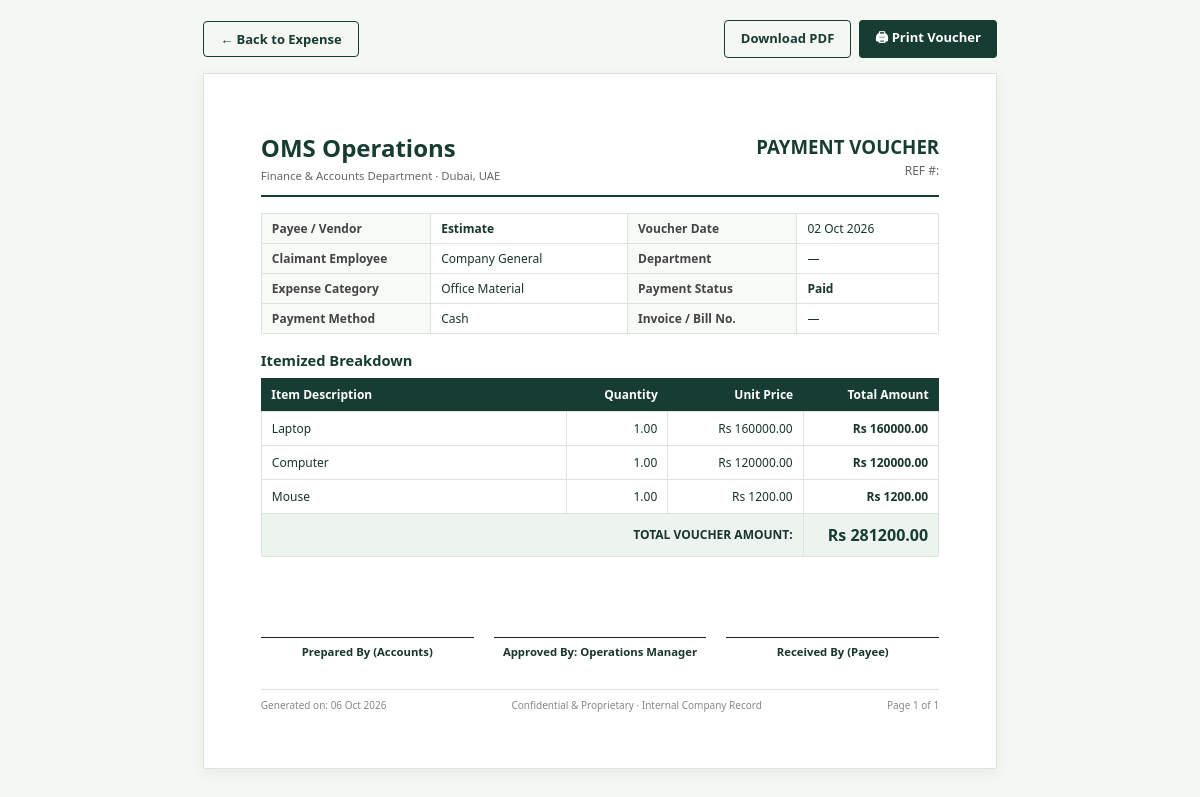
Screenshot of /expenses/1/print/ (signed in) with the database file from the repository.
### frontend/models.py (models this page shows, shortened)
class ExpenseRecord(models.Model):
    class Status(models.TextChoices):
        DRAFT = "draft", "Draft"
        SUBMITTED = "submitted", "Submitted"
        PENDING = "pending", "Pending Approval"
        APPROVED = "approved", "Approved"
        REJECTED = "rejected", "Rejected"
        PAID = "paid", "Paid"
        CANCELLED = "cancelled", "Cancelled"
        UNPAID = "unpaid", "Unpaid"
        OVERDUE = "overdue", "Overdue"
    class PaymentMethod(models.TextChoices):
        CASH = "cash", "Cash"
        BANK_TRANSFER = "bank_transfer", "Bank Transfer"
        CREDIT_CARD = "credit_card", "Credit Card"
        DEBIT_CARD = "debit_card", "Debit Card"
        CHEQUE = "cheque", "Cheque"
        ONLINE = "online", "Online Payment"
        OTHER = "other", "Other"
    reference_number = models.CharField(max_length=60, blank=True, db_index=True)
    employee = models.ForeignKey(
        Employee,
        on_delete=models.SET_NULL,
        null=True,
        blank=True,
        related_name="expenses",
    )
    department = models.ForeignKey(
        Department,
        on_delete=models.SET_NULL,
        null=True,
        blank=True,
        related_name="expenses",
    )
    category_ref = models.ForeignKey(
        ExpenseCategory,
        on_delete=models.SET_NULL,
        null=True,
        blank=True,
        related_name="expense_records",
    )
    category = models.CharField(max_length=120, blank=True)
    vendor_name = models.CharField(max_length=160, blank=True)
    description = models.CharField(max_length=240, blank=True)
    amount = models.DecimalField(max_digits=12, decimal_places=2, validators=[MinValueValidator(0)])
    currency = models.CharField(max_length=3, default="AED")
    bill_date = models.DateField(db_index=True)
    due_date = models.DateField(null=True, blank=True)
    paid_date = models.DateField(null=True, blank=True)
    payment_method = models.CharField(
        max_length=20,
        choices=PaymentMethod.choices,
        default=PaymentMethod.CASH,
    )
    invoice_number = models.CharField(max_length=60, blank=True)
    status = models.CharField(
        max_length=20,
        choices=Status.choices,
        default=Status.PENDING,
        db_index=True,
    )
    receipt_file = models.FileField(upload_to=expense_receipt_upload_path, blank=True)
    invoice_file = models.FileField(upload_to=expense_invoice_upload_path, blank=True)
    notes = models.TextField(blank=True)
    rejection_reason = models.TextField(blank=True)
    approved_by = models.ForeignKey(
        settings.AUTH_USER_MODEL,
        on_delete=models.SET_NULL,
        null=True,
        blank=True,
        related_name="approved_expenses",
    )
    approved_at = models.DateTimeField(null=True, blank=True)
    created_by = models.ForeignKey(
        settings.AUTH_USER_MODEL,
        on_delete=models.SET_NULL,
        null=True,
        blank=True,
        related_name="created_expense_records",
    )
    created_at = models.DateTimeField(auto_now_add=True)
    updated_at = models.DateTimeField(auto_now=True)
    class Meta:
        ordering = ["-bill_date", "-created_at"]
    def __str__(self):
        return f"{self.reference_number or self.vendor_name or 'Expense'} - {self.amount} {self.currency}"

class ExpenseLineItem(models.Model):
    expense = models.ForeignKey(ExpenseRecord, on_delete=models.CASCADE, related_name="items")
    product = models.ForeignKey(
        ExpenseProduct,
        on_delete=models.SET_NULL,
        null=True,
        blank=True,
        related_name="bill_items",
    )
    product_name = models.CharField(max_length=160)
    quantity = models.DecimalField(
        max_digits=10,
        decimal_places=2,
        validators=[MinValueValidator(Decimal("0.01"))],
    )
    unit_price = models.DecimalField(max_digits=12, decimal_places=2)
    line_total = models.DecimalField(max_digits=12, decimal_places=2)

### frontend/views.py (the view)
# urls.py: path("expenses/<int:pk>/print/", views.expense_print_view, name="expense-print"),
@login_required(login_url="login")
def expense_print_view(request, pk):
    expense = get_object_or_404(
        ExpenseRecord.objects.select_related("employee", "department", "created_by", "approved_by")
        .prefetch_related("items__product"),
        pk=pk,
    )
    log_action(request.user, AuditLog.Action.PRINT, expense, "Printed expense voucher", request)
    return render(request, "expenses/expense_print.html", {
        "expense": expense,
        "items": expense.items.all(),
        "print_date": timezone.now().date(),
    })

### frontend/context_processors.py (called while the page is built)
def company_context(request):
    role = "admin"
    if request.user.is_authenticated:
        if hasattr(request.user, "profile"):
            role = request.user.profile.role
        elif request.user.is_superuser or request.user.is_staff:
            role = "admin"
        else:
            role = "employee"
    return {
        "COMPANY_NAME": os.environ.get("COMPANY_NAME", "OMS Operations"),
        "COMPANY_EMAIL": os.environ.get("COMPANY_EMAIL", "operations@oms.com"),
        "COMPANY_PHONE": os.environ.get("COMPANY_PHONE", "+971 4 000 0000"),
        "COMPANY_ADDRESS": os.environ.get("COMPANY_ADDRESS", "Dubai, United Arab Emirates"),
        "USER_ROLE": role,
    }

### frontend/templates/expenses/expense_print.html (shortened to what this page needs)
<!DOCTYPE html>
<html lang="en">
<head>
</head>
<body>
	<div class="no-print-bar">
		<a href="{% url 'expense-detail' expense.pk %}" class="btn btn-outline">← Back to Expense</a>
		<div style="display: flex; gap: 8px;">
			<a href="{% url 'expense-pdf' expense.pk %}" class="btn btn-outline">Download PDF</a>
			<button onclick="window.print()" class="btn">🖨 Print Voucher</button>
		</div>
	</div>
	<div class="print-container">
		<div class="letterhead-header">
			<div>
				<h1 class="brand-title">{{ COMPANY_NAME|default:"OMS WORKFORCE & PEOPLE OPERATIONS" }}</h1>
				<p class="brand-subtitle">Finance & Accounts Department · Dubai, UAE</p>
			</div>
			<div class="voucher-badge">
				<h2>PAYMENT VOUCHER</h2>
				<span>REF #: <strong>{{ expense.reference_number }}</strong></span>
			</div>
		</div>
		<table class="data-table">
			<tr>
				<th>Payee / Vendor</th>
				<td><strong>{{ expense.vendor_name|default:"Direct Reimbursement" }}</strong></td>
				<th>Voucher Date</th>
				<td>{{ expense.bill_date|date:"d M Y" }}</td>
			</tr>
			<tr>
				<th>Claimant Employee</th>
				<td>{{ expense.employee.full_name|default:"Company General" }}</td>
				<th>Department</th>
				<td>{{ expense.department.name|default:"—" }}</td>
			</tr>
			<tr>
				<th>Expense Category</th>
				<td>{{ expense.category|default:"General" }}</td>
				<th>Payment Status</th>
				<td><strong>{{ expense.get_status_display }}</strong></td>
			</tr>
			<tr>
				<th>Payment Method</th>
				<td>{{ expense.get_payment_method_display }}</td>
				<th>Invoice / Bill No.</th>
				<td>{{ expense.invoice_number|default:"—" }}</td>
			</tr>
		</table>
		<h3 style="margin: 16px 0 8px; font-size: 11pt; color: #173c32;">Itemized Breakdown</h3>
		<table class="items-table">
			<thead>
				<tr>
					<th>Item Description</th>
					<th style="width: 15%; text-align: right;">Quantity</th>
					<th style="width: 20%; text-align: right;">Unit Price</th>
					<th style="width: 20%; text-align: right;">Total Amount</th>
				</tr>
			</thead>
			<tbody>
				{% for item in items %}
				<tr>
					<td>{{ item.product_name }}</td>
					<td style="text-align: right;">{{ item.quantity|floatformat:2 }}</td>
					<td style="text-align: right;">{{ expense.currency }} {{ item.unit_price|floatformat:2 }}</td>
					<td style="text-align: right;"><strong>{{ expense.currency }} {{ item.line_total|floatformat:2 }}</strong></td>
				</tr>
				{% empty %}
				<tr>
					<td colspan="3">{{ expense.description|default:"General Expense" }}</td>
					<td style="text-align: right;"><strong>{{ expense.currency }} {{ expense.amount|floatformat:2 }}</strong></td>
				</tr>
				{% endfor %}
			</tbody>
			<tfoot>
				<tr style="background: #edf3ee; font-weight: bold;">
					<td colspan="3" style="text-align: right; padding: 10px;">TOTAL VOUCHER AMOUNT:</td>
					<td style="text-align: right; padding: 10px; font-size: 12pt; color: #173c32;">{{ expense.currency }} {{ expense.amount|floatformat:2 }}</td>
				</tr>
			</tfoot>
		</table>
		<div class="signatures">
			<div>
				<div class="sig-line">Prepared By (Accounts)</div>
			</div>
			<div>
				<div class="sig-line">
					Approved By: {% if expense.approved_by %}{{ expense.approved_by.get_full_name|default:expense.approved_by.username }}{% else %}Operations Manager{% endif %}
				</div>
			</div>
			<div>
				<div class="sig-line">Received By (Payee)</div>
			</div>
		</div>
		<div class="official-footer">
			<span>Generated on: {{ print_date|date:"d M Y" }}</span>
			<span>Confidential & Proprietary · Internal Company Record</span>
			<span>Page 1 of 1</span>
		</div>
	</div>
</body>
</html>

### frontend/templates/expenses/expense_print.html (style rules this page uses)
* { box-sizing: border-box; font-family: "Aptos", "Segoe UI", Arial, sans-serif; }
body { margin: 0; padding: 20px; color: #18352e; background: #f5f7f3; font-size: 11pt; }
.print-container { max-width: 210mm; margin: 0 auto; background: #ffffff; padding: 15mm; border: 1px solid #dce4de; box-shadow: 0 4px 16px rgba(0,0,0,0.06); }
.no-print-bar { max-width: 210mm; margin: 0 auto 15px; display: flex; justify-content: space-between; align-items: center; }
.btn { padding: 8px 16px; background: #173c32; color: #ffffff; border: none; border-radius: 4px; cursor: pointer; font-weight: bold; text-decoration: none; font-size: 13px; }
.btn-outline { background: transparent; color: #173c32; border: 1px solid #173c32; }
.letterhead-header { display: flex; justify-content: space-between; align-items: center; border-bottom: 2px solid #173c32; padding-bottom: 12px; margin-bottom: 16px; }
.brand-title { margin: 0; color: #173c32; font-size: 18pt; font-weight: 800; }
.brand-subtitle { margin: 4px 0 0; color: #666666; font-size: 8.5pt; }
.voucher-badge { text-align: right; }
.voucher-badge h2 { margin: 0; color: #173c32; font-size: 14pt; }
.voucher-badge span { font-size: 9pt; color: #666666; }
table.data-table { width: 100%; border-collapse: collapse; margin-bottom: 16px; }
table.data-table th, table.data-table td { padding: 6px 10px; border: 1px solid #dce4de; font-size: 9pt; }
table.data-table th { background: #f8faf7; color: #444444; text-align: left; width: 25%; }
table.items-table { width: 100%; border-collapse: collapse; margin-bottom: 16px; }
table.items-table th { background: #173c32; color: #ffffff; padding: 8px 10px; font-size: 9pt; text-align: left; }
table.items-table td { padding: 8px 10px; border: 1px solid #dce4de; font-size: 9pt; }
.signatures { margin-top: 35px; display: grid; grid-template-columns: repeat(3, 1fr); gap: 20px; text-align: center; page-break-inside: avoid; }
.sig-line { border-top: 1px solid #222222; margin-top: 45px; padding-top: 6px; font-size: 8.5pt; font-weight: 600; }
.official-footer { margin-top: 30px; border-top: 1px solid #e0e0e0; padding-top: 8px; display: flex; justify-content: space-between; font-size: 7.5pt; color: #888888; }

### rows the page displays
ExpenseRecord: vendor_name "Estimate", bill_date "02 Oct 2026", employee.full_name "Company General", department.name "—", category "Office Material", status "Paid", payment_method "Cash", invoice_number "—", currency "Rs", amount "281200.00"
ExpenseLineItem: product_name "Laptop", quantity "1.00", unit_price "160000.00", line_total "160000.00"
ExpenseLineItem: product_name "Computer", quantity "1.00", unit_price "120000.00", line_total "120000.00"
ExpenseLineItem: product_name "Mouse", quantity "1.00", unit_price "1200.00", line_total "1200.00"

### other values shown
{{ COMPANY_NAME|default:"OMS WORKFORCE & PEOPLE OPERATIONS" }} "OMS Operations"
